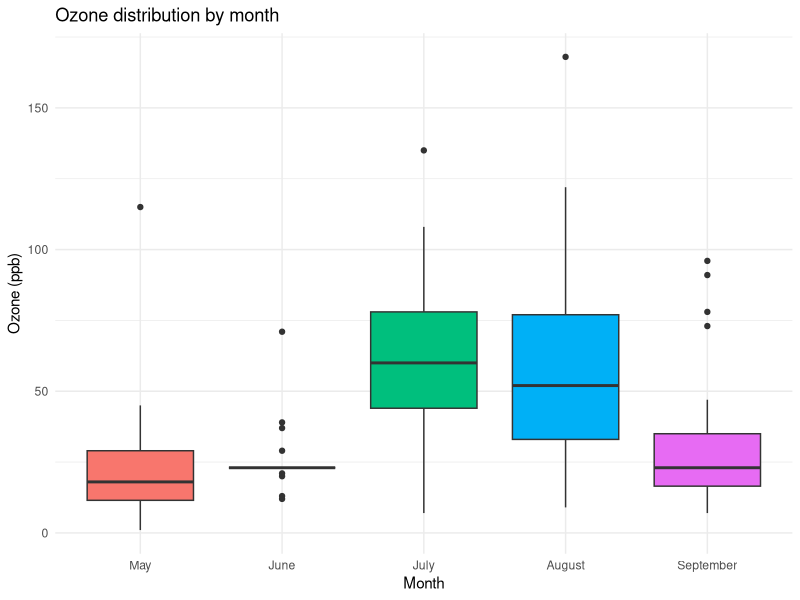
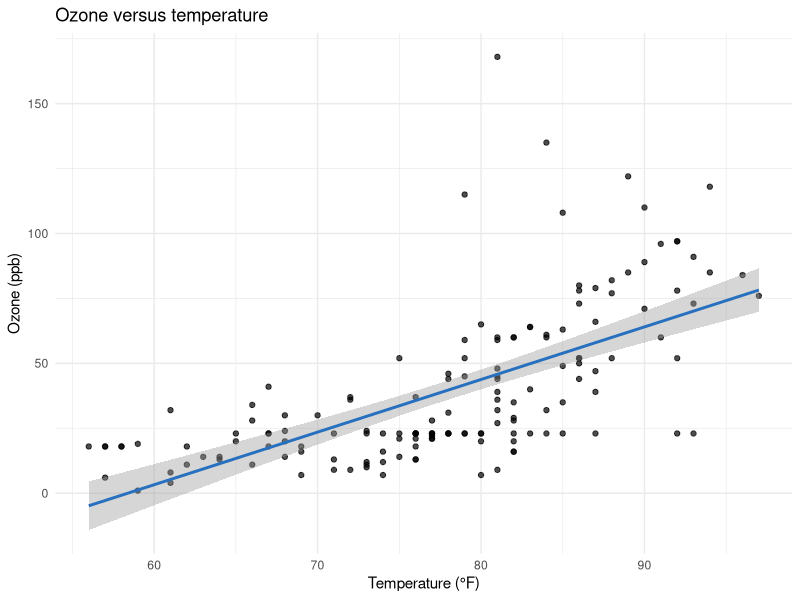
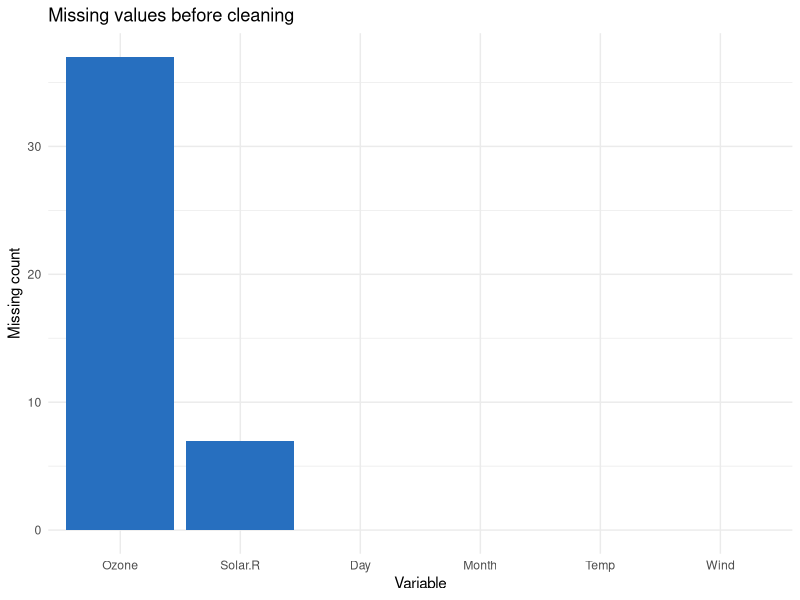

Recreate these plots in R, in order.
# Week 1: Data Cleaning and Preliminary Analysis with R
# Dataset: airquality (base R datasets package)
# Run: source("week1_analysis.R")

packages <- c("ggplot2", "dplyr", "tidyr", "forcats")
missing_packages <- packages[!vapply(packages, requireNamespace, logical(1), quietly = TRUE)]
if (length(missing_packages) > 0) {
  install.packages(missing_packages, repos = "https://cloud.r-project.org")
}
library(ggplot2)
library(dplyr)
library(tidyr)
library(forcats)
dir.create("outputs", showWarnings = FALSE)

data("airquality", package = "datasets")
raw <- airquality
write.csv(raw, "outputs/airquality_raw.csv", row.names = FALSE)
cat("Dimensions:\n"); print(dim(raw))
cat("\nStructure:\n"); str(raw)
cat("\nSummary before cleaning:\n"); print(summary(raw))

missing_counts <- data.frame(
  variable = names(raw),
  missing_n = vapply(raw, function(x) sum(is.na(x)), integer(1)),
  missing_pct = round(vapply(raw, function(x) mean(is.na(x))*100, numeric(1)), 2)
)
print(missing_counts)
write.csv(missing_counts, "outputs/missingness_audit.csv", row.names = FALSE)

clean <- raw %>% mutate(
  Month = factor(Month, levels = 5:9,
    labels = c("May", "June", "July", "August", "September")),
  Day = as.integer(Day)
)

for (v in c("Ozone", "Solar.R")) {
  clean[[paste0(v, "_was_missing")]] <- is.na(clean[[v]])
  clean <- clean %>% group_by(Month) %>%
    mutate("{v}" := ifelse(is.na(.data[[v]]),
      median(.data[[v]], na.rm = TRUE), .data[[v]])) %>% ungroup()
  clean[[v]][is.na(clean[[v]])] <- median(clean[[v]], na.rm = TRUE)
}

outlier_flags <- function(x) {
  q <- quantile(x, c(.25, .75), na.rm = TRUE)
  iqr <- q[2] - q[1]
  x < q[1] - 1.5*iqr | x > q[2] + 1.5*iqr
}
clean <- clean %>% mutate(
  Ozone_outlier = outlier_flags(Ozone),
  SolarR_outlier = outlier_flags(Solar.R),
  Wind_outlier = outlier_flags(Wind),
  Temp_outlier = outlier_flags(Temp)
)
outlier_summary <- data.frame(
  variable = c("Ozone", "Solar.R", "Wind", "Temp"),
  flagged_n = c(sum(clean$Ozone_outlier), sum(clean$SolarR_outlier),
    sum(clean$Wind_outlier), sum(clean$Temp_outlier))
)
print(outlier_summary)
write.csv(outlier_summary, "outputs/outlier_summary.csv", row.names = FALSE)

minmax <- function(x) {
  rng <- range(x, na.rm = TRUE)
  if (diff(rng) == 0) return(rep(0, length(x)))
  (x - rng[1]) / diff(rng)
}
clean <- clean %>% mutate(
  Ozone_scaled = minmax(Ozone), SolarR_scaled = minmax(Solar.R),
  Wind_scaled = minmax(Wind), Temp_scaled = minmax(Temp)
)
month_dummies <- as.data.frame(model.matrix(~ Month - 1, data = clean))
names(month_dummies) <- make.names(names(month_dummies))
model_ready <- bind_cols(clean, month_dummies)
write.csv(clean, "outputs/airquality_clean.csv", row.names = FALSE)
write.csv(model_ready, "outputs/airquality_model_ready.csv", row.names = FALSE)

numeric_data <- clean %>% select(Ozone, Solar.R, Wind, Temp)
descriptive <- data.frame(
  variable = names(numeric_data),
  mean = vapply(numeric_data, mean, numeric(1)),
  median = vapply(numeric_data, median, numeric(1)),
  sd = vapply(numeric_data, sd, numeric(1)),
  min = vapply(numeric_data, min, numeric(1)),
  max = vapply(numeric_data, max, numeric(1))
)
descriptive[, -1] <- lapply(descriptive[, -1], round, 2)
print(descriptive)
write.csv(descriptive, "outputs/descriptive_statistics.csv", row.names = FALSE)
cor_matrix <- cor(numeric_data, use = "pairwise.complete.obs")
print(round(cor_matrix, 2))
write.csv(round(cor_matrix, 3), "outputs/correlation_matrix.csv")

monthly <- clean %>% group_by(Month) %>% summarise(
  observations = n(), mean_ozone = mean(Ozone),
  mean_temp = mean(Temp), mean_wind = mean(Wind), .groups = "drop"
)
print(monthly)
write.csv(monthly, "outputs/monthly_summary.csv", row.names = FALSE)

p1 <- ggplot(clean, aes(Month, Ozone, fill = Month)) +
  geom_boxplot(show.legend = FALSE) +
  labs(title = "Ozone distribution by month", x = "Month", y = "Ozone (ppb)") +
  theme_minimal()
ggsave("outputs/ozone_by_month.png", p1, width = 8, height = 5, dpi = 150)

p2 <- ggplot(clean, aes(Temp, Ozone)) + geom_point(alpha = .7) +
  geom_smooth(method = "lm", se = TRUE, color = "#276FBF") +
  labs(title = "Ozone versus temperature", x = "Temperature (°F)", y = "Ozone (ppb)") +
  theme_minimal()
ggsave("outputs/ozone_vs_temperature.png", p2, width = 8, height = 5, dpi = 150)

p3 <- ggplot(missing_counts, aes(reorder(variable, -missing_n), missing_n)) +
  geom_col(fill = "#276FBF") +
  labs(title = "Missing values before cleaning", x = "Variable", y = "Missing count") +
  theme_minimal()
ggsave("outputs/missing_values.png", p3, width = 8, height = 5, dpi = 150)

stopifnot(nrow(clean) == nrow(raw))
stopifnot(!anyNA(clean$Ozone), !anyNA(clean$Solar.R))
stopifnot(all(clean$Ozone_scaled >= 0 & clean$Ozone_scaled <= 1))
stopifnot(all(clean$Temp_scaled >= 0 & clean$Temp_scaled <= 1))
cat("\nValidation passed. See outputs/ for tables, cleaned data, and plots.\n")
